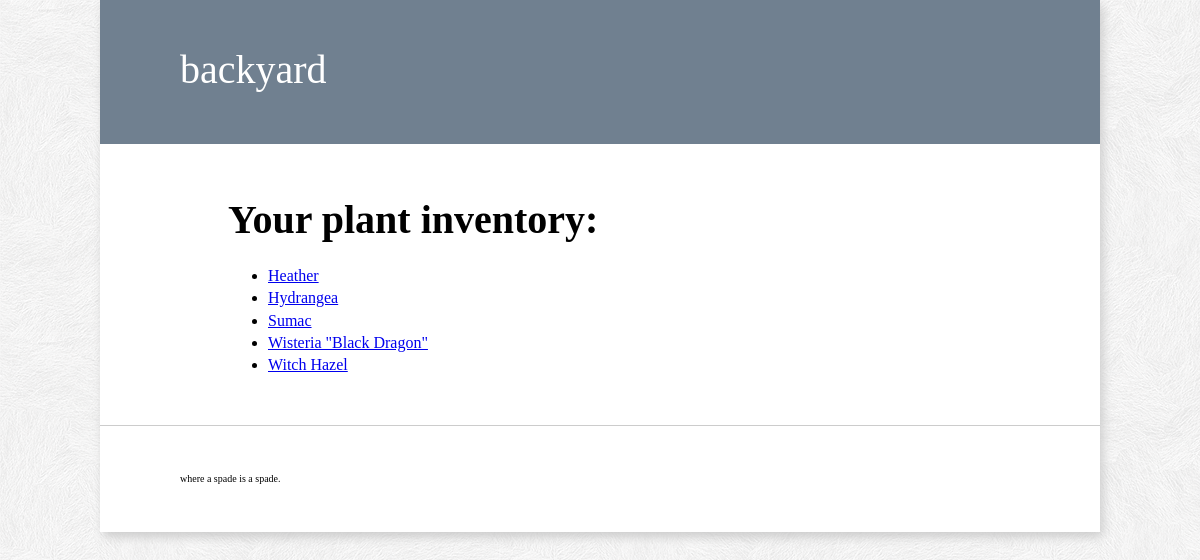
Page /plants/ on the earlier database version.
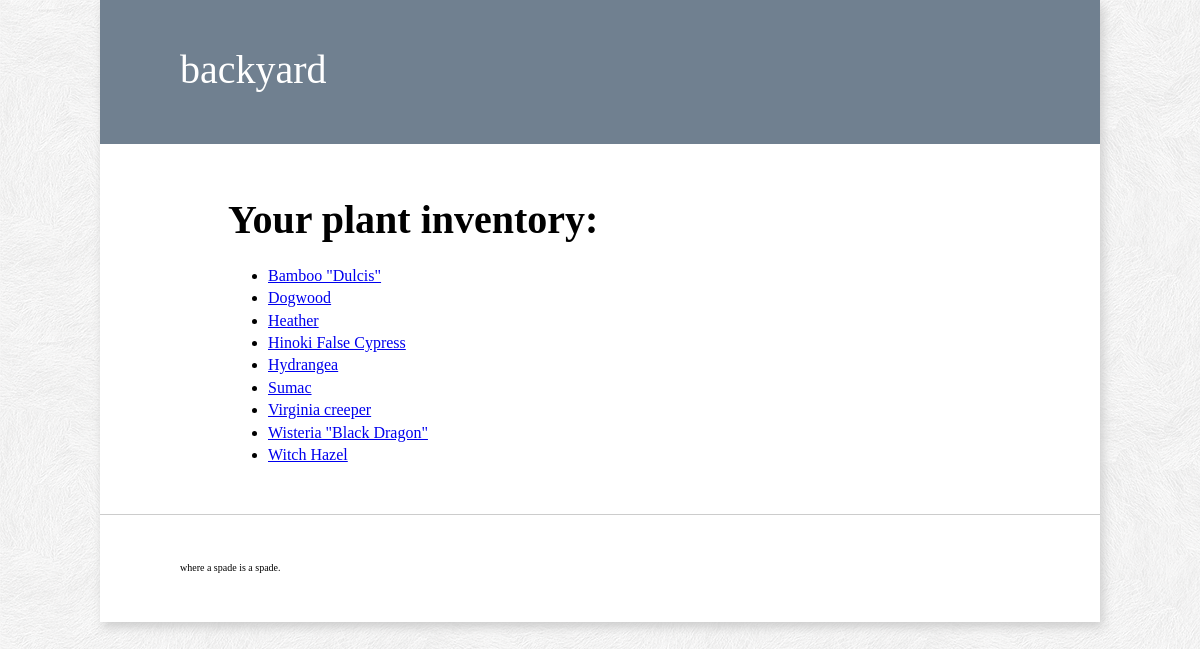
Same page on the later database version.
### plant/models.py (models this page shows, shortened)
class Plant(models.Model):
    common_name = models.CharField(max_length=50)
    genus = models.CharField(max_length=50)
    species = models.CharField(max_length=50)
    zone = models.IntegerField()
    featureColor = models.CharField(max_length=20)
    nativeRegion = models.CharField(max_length=50)
    thingy = models.CharField(max_length=50, blank="True")
    plantDescription = models.TextField()
    plantType = models.CharField(max_length=20)
    SPRING = 'Spring'
    SUMMER = 'Summer'
    FALL = 'Fall'
    WINTER = 'Winter'
    BLOOM_TIME_CHOICES = (
        (SPRING, 'Spring'),
        (SUMMER, 'Summer'),
        (FALL, 'Fall'),
        (WINTER, 'Winter'),
    )
    bloom_time = models.CharField(max_length=15,
        choices=BLOOM_TIME_CHOICES,
        default=SPRING
    )
    FULL_SUN = 'Full Sun'
    PART_SUN = 'Part Sun'
    SHADE = 'Shade'
    SUN_NEEDS_CHOICES = (
        (FULL_SUN, 'Full Sun'),
        (PART_SUN, 'Part Sun'),
        (SHADE, 'Shade'),
    )
    sun_needs = models.CharField(max_length=15,
        choices=SUN_NEEDS_CHOICES,
        default = FULL_SUN
    )

### plant/views.py (the view)
def index(request):
    entire_plant_list = Plant.objects.order_by('common_name')
    context = {
        'entire_plant_list': entire_plant_list,
    }
    return render(request, 'plant/index.html', context)

### plant/templates/plant/index.html
{% extends 'base.html' %}
{% block content %}
<h1>Your plant inventory:</h1>
{% if entire_plant_list %}
    <ul>
    {% for plant in entire_plant_list %}
        <li><a href="/plants/{{ plant.id }}/">{{ plant.common_name }}</a></li>
    {% endfor %}
    </ul>
{% else %}
    <p>No plants are available at this time.</p>
{% endif %}
{% endblock %}

### plant/templates/base.html (shortened to what this page needs)
<html>
    <head>
        <link rel="stylesheet" type="text/css" href="../../../static/css/style.css" />
    </head>
    <body>
        <div id="wrapper">
        <header>
            <h1><a href="../">{% block title %}backyard{% endblock %}</a></h1>
        </header>
        <article>
            {% block content %}
            {% endblock %}
        </article>
        <footer>
            <p>where a spade is a spade.</p>
        </footer>
        </div>
    </body>
</html>

### plant/static/css/style.css (style rules this page uses)
body { color: black; font-family: 'Palatino', serif; font-size: 16px; line-height: 140%; margin: 0; background: url(../img/subtle_white_feathers.png) repeat white; }
#wrapper { margin: 0 auto; max-width: 1000px; min-width: 500px; box-shadow: 3px 5px 10px #ccc; }
header { background: slategray; height: 5em; padding: 2em 5em; }
header a { text-decoration: none; color: #fff; font-weight: 300; }
article { background: #fff; padding: 2em 8em; }
h1 { font-size: 2.5em; }
footer { border-top: 1px solid #ccc; background: #fff; margin-bottom: 2em; padding: 2em 5em; }
footer p { font-size: x-small; }

Differences in the rows shown:
added Plant: common_name "Bamboo \"Dulcis\""
added Plant: common_name "Dogwood"
added Plant: common_name "Hinoki False Cypress"
added Plant: common_name "Virginia creeper"
